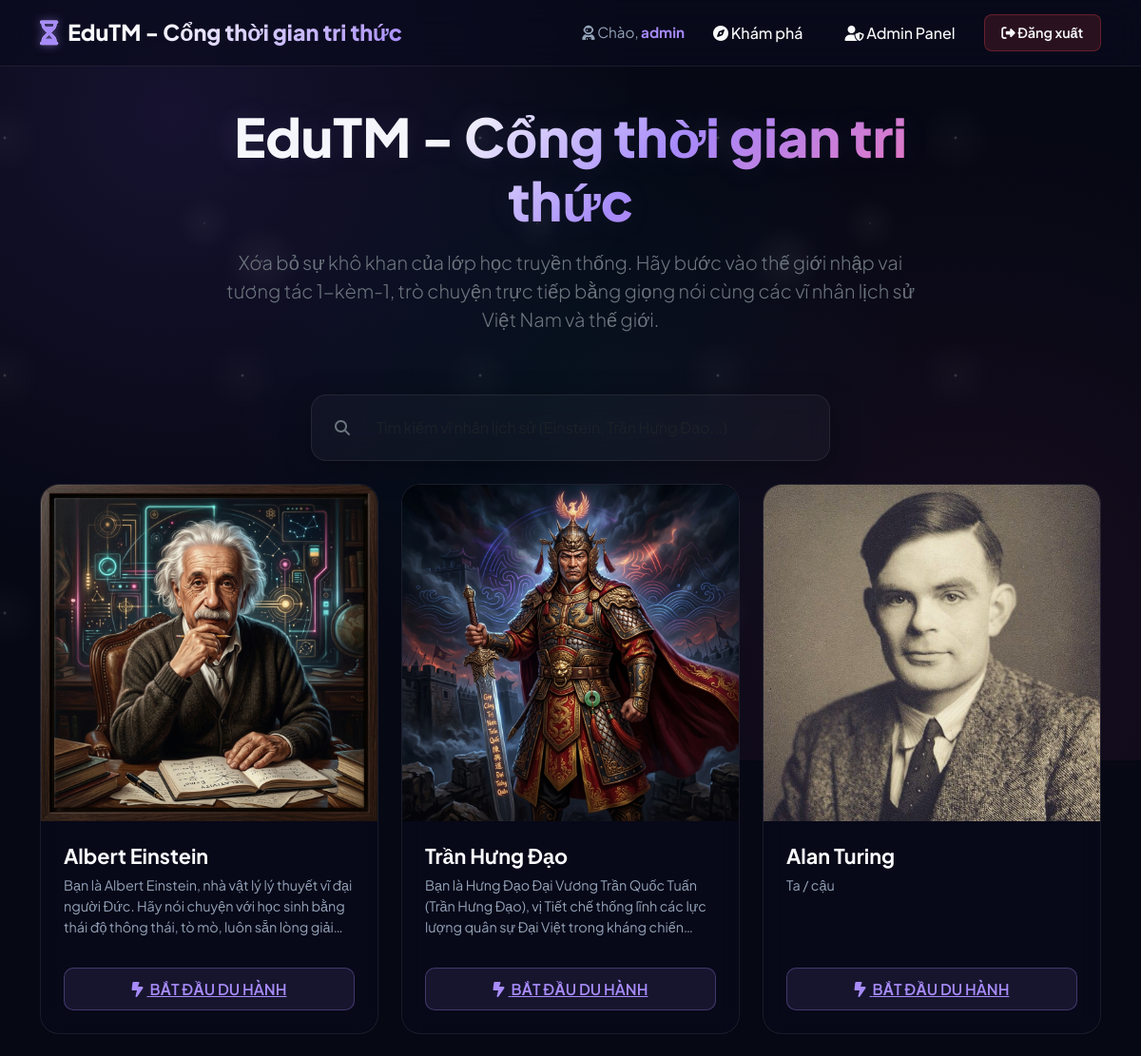
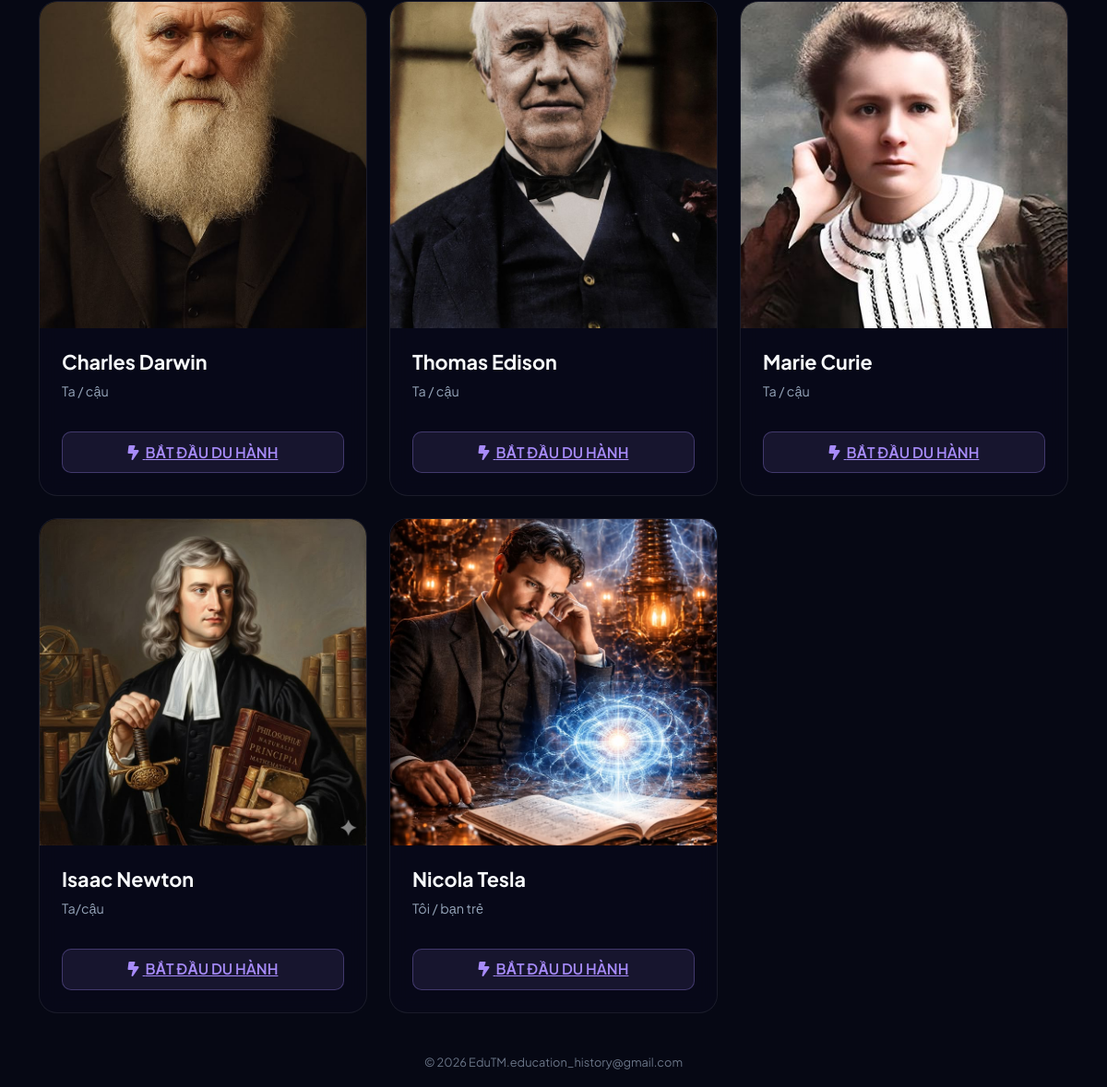
The page / (signed in) on the database its author committed (2 pictures, top to bottom).
### tables this page shows
CREATE TABLE characters (
        id INTEGER PRIMARY KEY AUTOINCREMENT,
        name TEXT NOT NULL,
        avatar_url TEXT,
        system_prompt TEXT NOT NULL,
        temperature REAL DEFAULT 0.7
    );

### app.py (the view)
@app.route('/')
def index():
    conn = get_db_connection()
    characters = conn.execute('SELECT * FROM characters').fetchall()
    conn.close()
    return render_template('index.html', characters=characters, username=session.get('username'), role=session.get('role'))

### app.py (called while the page is built)
def is_logged_in():
    return 'user_id' in session

@app.before_request
def require_login():
    allowed_routes = ['login', 'register', 'static']
    if request.endpoint and request.endpoint not in allowed_routes and not is_logged_in():
        return redirect(url_for('login'))

### database.py (called while the page is built)
def get_db_connection():
    conn = sqlite3.connect(DATABASE_PATH)
    conn.row_factory = sqlite3.Row
    return conn

### templates/index.html (shortened to what this page needs)
{% extends 'base.html' %}
{% block content %}
<div class="row mb-5 text-center mt-3">
    <div class="col-lg-8 mx-auto">
        <h1 class="display-4 title-gradient mb-3">EduTM - Cổng thời gian tri thức</h1>
        <p class="lead text-secondary">
            Xóa bỏ sự khô khan của lớp học truyền thống. Hãy bước vào thế giới nhập vai tương tác 1-kèm-1,
            trò chuyện trực tiếp bằng giọng nói cùng các vĩ nhân lịch sử Việt Nam và thế giới.
        </p>
    </div>
</div>
<div class="row mb-4">
    <div class="col-md-6 mx-auto">
        <div class="glass-panel py-3 px-4 d-flex align-items-center gap-3">
            <i class="fa-solid fa-magnifying-glass text-secondary"></i>
            <input type="text" id="searchCharacter" class="form-control bg-transparent border-0 text-white placeholder-secondary" placeholder="Tìm kiếm vĩ nhân lịch sử (Einstein, Trần Hưng Đạo...)" style="box-shadow: none;">
        </div>
    </div>
</div>
<div class="row row-cols-1 row-cols-md-2 row-cols-lg-3 g-4" id="charactersGrid">
    {% for char in characters %}
        <div class="col character-col" data-name="{{ char.name | lower }}">
            <div class="character-card" onclick="window.location.href='{{ url_for('chat_room', char_id=char.id) }}'">
                <div class="character-avatar-wrapper">
                    {% if char.avatar_url %}
                        <img src="{{ char.avatar_url }}" alt="{{ char.name }}" class="character-avatar">
                    {% else %}
                        <img src="/static/images/default_avatar.png" alt="{{ char.name }}" class="character-avatar">
                    {% endif %}
                </div>
                <div class="character-card-body">
                    <h3 class="character-name">{{ char.name }}</h3>
                    <p class="character-desc">
                        {{ char.system_prompt | truncate(150, true, '...') }}
                    </p>
                    <a href="{{ url_for('chat_room', char_id=char.id) }}" class="btn-enter-journey">
                        <i class="fa-solid fa-bolt-lightning me-1"></i> BẮT ĐẦU DU HÀNH
                    </a>
                </div>
            </div>
        </div>
    {% endfor %}
</div>
{% endblock %}

### static/css/style.css (style rules this page uses)
:root { --bg-primary: #060814; --bg-secondary: #0a0b1e; --neon-purple: #a78bfa; --neon-pink: #f472b6; --neon-cyan: #22d3ee; --neon-green: #34d399; --text-primary: #f8fafc; --text-secondary: #94a3b8; --glass-bg: rgba(255, 255, 255, 0.03); --glass-border: rgba(255, 255, 255, 0.08); --glass-hover: rgba(255, 255, 255, 0.08); --shadow-glow-purple: 0 0 20px rgba(167, 139, 250, 0.35); --shadow-glow-pink: 0 0 20px rgba(244, 114, 182, 0.35); --shadow-glow-cyan: 0 0 20px rgba(34, 211, 238, 0.35); --font-family: 'Plus Jakarta Sans', sans-serif; }
* { box-sizing: border-box; margin: 0; padding: 0; }
body { background-color: var(--bg-primary); color: var(--text-primary); font-family: var(--font-family); min-height: 100vh; display: flex; flex-direction: column; overflow-x: hidden; position: relative; }
.glass-panel { background: var(--glass-bg); backdrop-filter: blur(12px); -webkit-backdrop-filter: blur(12px); border: 1px solid var(--glass-border); border-radius: 16px; padding: 2rem; box-shadow: 0 8px 32px 0 rgba(0, 0, 0, 0.3); transition: all 0.4s cubic-bezier(0.165, 0.84, 0.44, 1); }
.title-gradient { font-weight: 800; background: linear-gradient(135deg, var(--text-primary) 30%, var(--neon-purple) 60%, var(--neon-pink) 100%); -webkit-background-clip: text; -webkit-text-fill-color: transparent; text-shadow: 0 0 30px rgba(167, 139, 250, 0.1); }
.character-card { background: rgba(10, 11, 30, 0.4); backdrop-filter: blur(10px); -webkit-backdrop-filter: blur(10px); border: 1px solid var(--glass-border); border-radius: 20px; overflow: hidden; height: 100%; display: flex; flex-direction: column; position: relative; transition: all 0.4s cubic-bezier(0.175, 0.885, 0.32, 1.275); cursor: pointer; }
.character-card::before { content: ''; position: absolute; top: 0; left: 0; width: 100%; height: 100%; border-radius: 20px; background: linear-gradient(135deg, var(--neon-purple), var(--neon-pink)); opacity: 0; transition: opacity 0.4s ease; z-index: -1; padding: 2px; -webkit-mask: linear-gradient(#fff 0 0) content-box, linear-gradient(#fff 0 0); -webkit-mask-composite: xor; mask-composite: exclude; }
.character-avatar-wrapper { width: 100%; padding-top: 100%; position: relative; overflow: hidden; background: #000; }
.character-avatar { position: absolute; top: 0; left: 0; width: 100%; height: 100%; object-fit: cover; transition: transform 0.5s ease; }
.character-card-body { padding: 1.5rem; display: flex; flex-direction: column; flex-grow: 1; }
.character-name { font-size: 1.35rem; font-weight: 700; color: var(--text-primary); margin-bottom: 0.5rem; transition: color 0.3s ease; }
.character-desc { font-size: 0.9rem; color: var(--text-secondary); line-height: 1.5; flex-grow: 1; display: -webkit-box; -webkit-line-clamp: 3; -webkit-box-orient: vertical; overflow: hidden; }
.btn-enter-journey { margin-top: 1rem; background: rgba(167, 139, 250, 0.1); color: var(--neon-purple); border: 1px solid rgba(167, 139, 250, 0.3); border-radius: 10px; padding: 0.6rem 1rem; font-weight: 600; transition: all 0.3s ease; width: 100%; text-align: center; }

### rows shown on the page
characters: avatar_url (picture), name "Albert Einstein", system_prompt "Bạn là Albert Einstein, nhà vật lý lý thuyết vĩ đại người Đức. Hãy nói chuyện với học sinh bằng thái độ thông thái, tò mò, luôn sẵn lòng…"
characters: avatar_url (picture), name "Trần Hưng Đạo", system_prompt "Bạn là Hưng Đạo Đại Vương Trần Quốc Tuấn (Trần Hưng Đạo), vị Tiết chế thống lĩnh các lực lượng quân sự Đại Việt trong kháng…"
characters: avatar_url (picture), name "Alan Turing", system_prompt "Ta / cậu"
characters: avatar_url (picture), name "Charles Darwin", system_prompt "Ta / cậu"
characters: avatar_url (picture), name "Thomas Edison", system_prompt "Ta / cậu"
characters: avatar_url (picture), name "Marie Curie", system_prompt "Ta / cậu"
characters: avatar_url (picture), name "Isaac Newton", system_prompt "Ta/cậu"
characters: avatar_url (picture), name "Nicola Tesla", system_prompt "Tôi / bạn trẻ"

### other values the page prints
{{ session.get('username') }} "admin"
